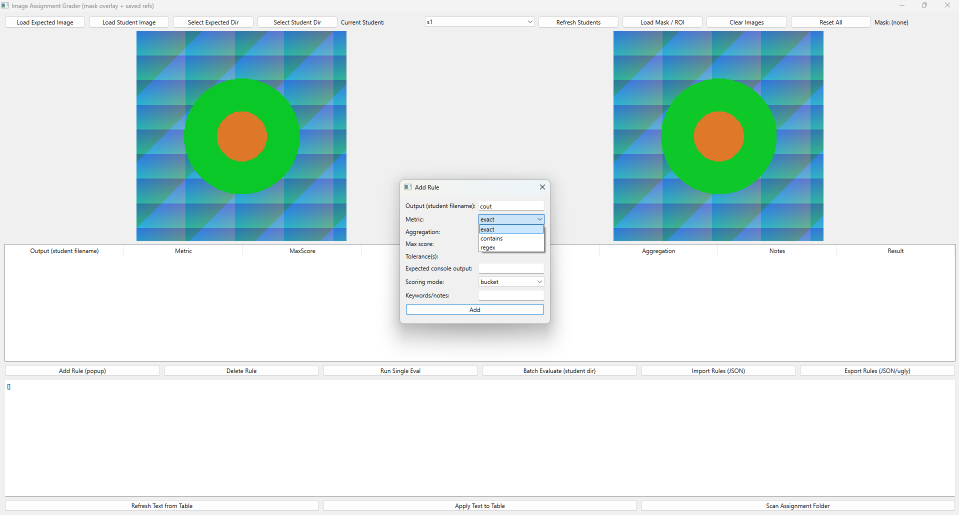
#> input picture 3005772d-7ee0-4ac9-84f4-f7a009fd5abe.png, 1917 x 1030 px (shown at 1/2 size); its folder holds only this picture in this run
$ python -i GraderApplicationCode.py   (imports and definitions only)
#> lines starting #> are read from the running program, lines starting #| are printed output that depends on the picture; after the words box and inside, x2 and y2 are one past the last pixel; in counts of white or black regions, pixels touching at a corner belong together
#> further down, picture is the input picture: shape (1030, 1917, 3); mean B, G, R 228.4, 230.1, 213.6
import sys, os, csv, json, math, re, tempfile
import numpy as np
import cv2

from PySide6.QtCore import Qt, QThread, Signal, QRect
from PySide6.QtGui import QPixmap, QImage, QPainter, QPen, QColor
from PySide6.QtWidgets import (
    QApplication, QMainWindow, QWidget, QVBoxLayout, QHBoxLayout,
    QPushButton, QLabel, QFileDialog, QTableWidget, QTableWidgetItem,
    QHeaderView, QDialog, QFormLayout, QLineEdit, QComboBox, QMessageBox,
    QSplitter, QProgressDialog, QSpinBox, QDoubleSpinBox, QTextEdit
)

from skimage.metrics import structural_similarity as sk_ssim
from skimage.color import rgb2lab, deltaE_ciede2000
from collections import Counter

IMG_EXTS = (".png", ".jpg", ".jpeg", ".bmp", ".tif", ".tiff")

# ---------- Metrics ----------
# [4 lines left out: function _ensure_same_size, not called in this run]

def metric_mse(a, b):
    a, b = _ensure_same_size(a, b)
    return float(np.mean((a.astype(float)-b.astype(float))**2))

def metric_mae(a, b):
    a, b = _ensure_same_size(a, b)
    return float(np.mean(np.abs(a.astype(float)-b.astype(float))))

def metric_rmse(a, b):
    return float(math.sqrt(metric_mse(a,b)))

# [36 lines left out: functions metric_psnr, metric_ssim, metric_ncc, metric_iou, metric_deltaE, not called in this run]

def _count_objects(img):
    gray = cv2.cvtColor(img, cv2.COLOR_BGR2GRAY)
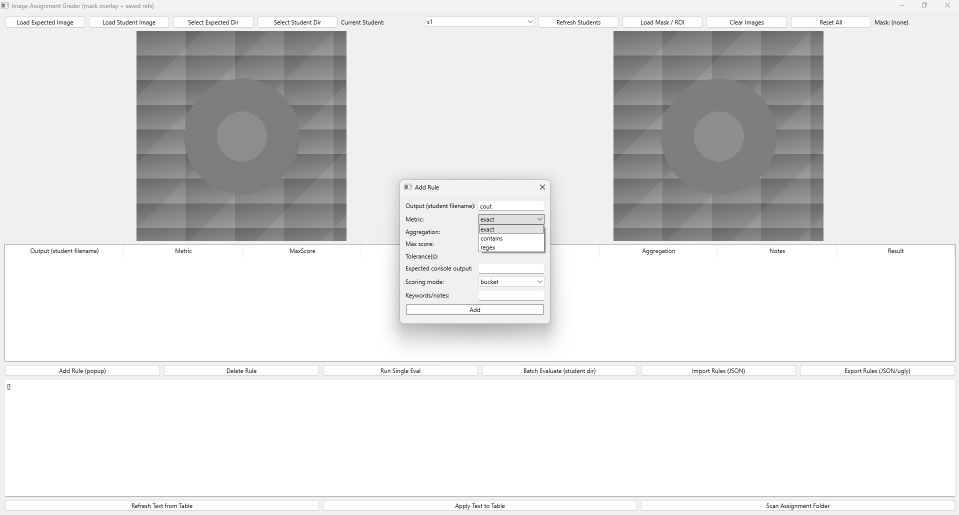
#> gray: shape (1030, 1917) (shown at 1/2 size); min 0, max 255, mean 225
    _, th = cv2.threshold(gray, 127, 255, cv2.THRESH_BINARY)
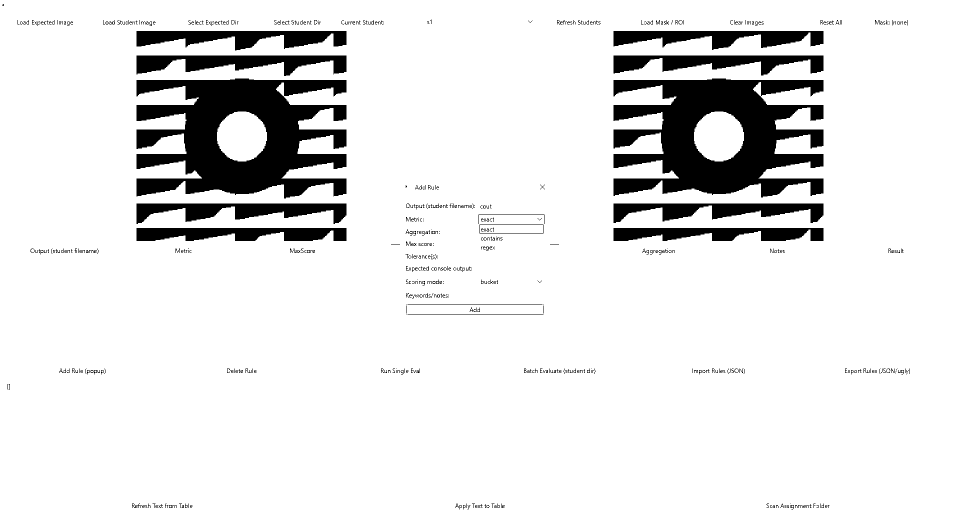
#> th: shape (1030, 1917) (shown at 1/2 size); 89.5% white; 564 black regions (451 under 20 px), largest, box (x1, y1, x2, y2) and area: (273, 157, 693, 397) 63168, (1227, 157, 1647, 395) 61640, (273, 111, 693, 152) 10005
    n, _ = cv2.connectedComponents(th)
#> n = 11
    return max(0, int(n-1))

# [9 lines left out: function _count_holes, not called in this run]

def metric_count_objects(a, b):
    # Objects miscount |C(A) - C(B)|, lower is better.
    return abs(_count_objects(a) - _count_objects(b))

def metric_count_holes(a, b):
    # Holes miscount |H(A) - H(B)|, lower is better.
    return abs(_count_holes(a) - _count_holes(b))

# [16 lines left out: functions metric_euler, metric_contour_hierarchy, not called in this run]

def metric_exact(a,b):
    a,b = _ensure_same_size(a,b)
    return 1.0 if np.array_equal(a,b) else 0.0

# [114 lines left out: functions metric_n_diff_pixels, _holes_signature, metric_contours_strict, metric_size_match, parse_ndiff_params, read_console_text and 4 more, not called in this run]

METRICS = {
    "MSE": metric_mse,
    "MAE": metric_mae,
    "RMSE": metric_rmse,
    "PSNR": metric_psnr,
    "SSIM": metric_ssim,
    "NCC": metric_ncc,
    "IoU": metric_iou,
    "ΔE": metric_deltaE,
    "Objects": metric_count_objects,
    "Holes": metric_count_holes,
    "Euler": metric_euler,
    "Contours": metric_contour_hierarchy,
    "ContoursStrict": metric_contours_strict,
    "EXACT": metric_exact,
    "N_DIFF_PIXELS": metric_n_diff_pixels,
    "SIZE": metric_size,
}

DEFAULT_TOLERANCES = {
    "MSE": "1,5,10,100",
    "MAE": "1,5,10,50",
    "RMSE": "1,2,5,10",
    "PSNR": "30,25,20,15",
    "SSIM": "0.95,0.9,0.8",
    "NCC": "0.95,0.9,0.8",
    "IoU": "0.95,0.9,0.8",
    "ΔE": "1,2,10,50",
    "Objects": "0",
    "Holes": "0",
    "Euler": "0",
    "Contours": "1",
    "ContoursStrict": "1,0.75,0.5",
    "EXACT": "1",
    "N_DIFF_PIXELS": "thr:10 | 100,1000,5000",
    "SIZE": "0,2,5,10"
}

FRIENDLY_METRICS = {
    "SIZE (dimensions)": "SIZE",
    "N_DIFF_PIXELS (pixel count)": "N_DIFF_PIXELS",
    "MSE": "MSE",
    "MAE": "MAE",
    "RMSE": "RMSE",
    "PSNR": "PSNR",
    "SSIM": "SSIM",
    "NCC": "NCC",
    "IoU": "IoU",
    "ΔE": "ΔE",
    "Objects": "Objects",
    "Holes": "Holes",
    "Euler": "Euler",
    "Contours": "Contours",
    "ContoursStrict": "ContoursStrict",
    "EXACT": "EXACT"
}

# [55 lines left out: functions compute_score, map_expected_from_student, parse_expected_size_any, not called in this run]

# ------------------ UI: Add Rule ------------------
class RulePopup(QDialog):
    # [81 lines left out: functions __init__, on_output_change, on_metric_change, get_rule, _trimmed_mean, metric_deltaE_map, not called in this run]

def metric_mae_map(a,b):
    a,b = _ensure_same_size(a,b); return np.abs(a.astype(float)-b.astype(float)).mean(axis=2)

def metric_mse_map(a,b):
    a,b = _ensure_same_size(a,b); diff = (a.astype(float)-b.astype(float))**2; return diff.mean(axis=2)

# [150 lines left out: functions aggregate_map, _cout_fields, compute_metric, overlay_mask_on_image, ensure_mask_in_notes, extract_mask_from_notes and 2 more, not called in this run]

# ------------------ UI: rectangle ROI (restored from commit 97a693e) ------------------
class RectRoiDialog(QDialog):
    # [89 lines left out: functions __init__, clear, on_press, on_move, on_release, redraw and 2 more, not called in this run]

# ------------------ Worker ------------------
# [250 lines that did not run here, left out]

# ------------------ Main Window ------------------
class ImageGraderApp(QMainWindow):
    # [75 lines left out: functions __init__, _update_previews, _show_image, not called in this run]

    def on_pick_expected_dir(self):
        d=QFileDialog.getExistingDirectory(self,"Select Expected Directory")
        if d: self.expected_dir=d; QMessageBox.information(self,"Selected",f"Expected directory set to:\n{d}")

    # [83 lines left out: functions on_pick_student_dir, refresh_student_list, on_load_expected_image, on_load_student_image, on_load_mask, on_clear_images and 2 more, not called in this run]

    def on_delete_rule(self):
        r=self.table.currentRow()
        if r>=0: self.table.removeRow(r)

    def _mask_spec(self, notes_text):
        """The rule's own mask, else the explicitly loaded global mask."""
        return extract_mask_from_notes(notes_text) or (self.mask_path or "")

    # [84 lines left out: functions on_run_single, on_batch_eval, not called in this run]

    def on_worker_progress(self, percent, fname):
        self.progress.setValue(percent); self.progress.setLabelText(f"Processing: {fname}"); QApplication.processEvents()

    # [132 lines left out: functions on_batch_finished, on_import_json, on_export_rules, on_refresh_rules_text, on_apply_rules_text, on_scan_assignment, not called in this run]

# [2 lines not run here, left out]

>>> import cv2
>>> picture = cv2.imread('3005772d-7ee0-4ac9-84f4-f7a009fd5abe.png')
>>> result = _count_objects(picture)
#> result = 10
